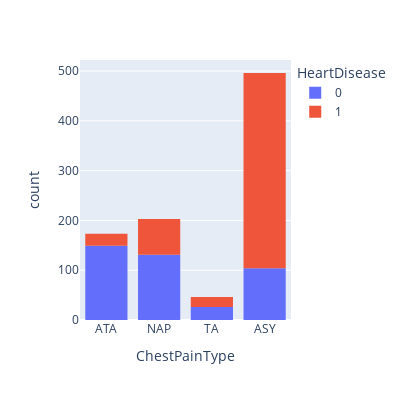

Notebook source saved alongside this figure:
### Code cell
fig = px.histogram(df, x="ChestPainType", color="HeartDisease",width=400, height=400)
fig.show()

### Figure 1 — Plotly figure (JSON) as saved in the notebook; plotly's stock layout.template omitted (floating-point values rounded to 4 significant figures; data arrays with more than 128 entries replaced by an {"elided": "..."} marker saying what was removed)
{"data": [{"alignmentgroup": "True", "bingroup": "x", "hovertemplate": "HeartDisease=0<br>ChestPainType=%{x}<br>count=%{y}<extra></extra>", "legendgroup": "0", "marker": {"color": "#636efa", "pattern": {"shape": ""}}, "name": "0", "offsetgroup": "0", "orientation": "v", "showlegend": true, "type": "histogram", "x": {"elided": "410 str values"}, "xaxis": "x", "yaxis": "y"}, {"alignmentgroup": "True", "bingroup": "x", "hovertemplate": "HeartDisease=1<br>ChestPainType=%{x}<br>count=%{y}<extra></extra>", "legendgroup": "1", "marker": {"color": "#EF553B", "pattern": {"shape": ""}}, "name": "1", "offsetgroup": "1", "orientation": "v", "showlegend": true, "type": "histogram", "x": {"elided": "508 str values"}, "xaxis": "x", "yaxis": "y"}], "layout": {"barmode": "relative", "height": 400, "legend": {"title": {"text": "HeartDisease"}, "tracegroupgap": 0}, "margin": {"t": 60}, "width": 400, "xaxis": {"anchor": "y", "domain": [0, 1], "title": {"text": "ChestPainType"}}, "yaxis": {"anchor": "x", "domain": [0, 1], "title": {"text": "count"}}}}
